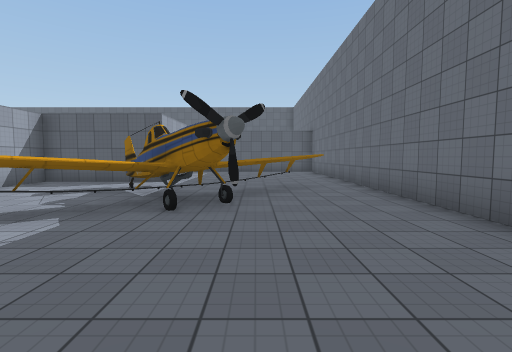
[1] (above)

15 first-person views from a walk through a 3-D level made in the Unity game engine. The camera is 1.5 m above the floor, tilts 4° down and sees 85° across. The floor is counted in squares, 2 m on a side. Each view is taken from the middle of a square. On the plan, view 1 faces up. The plan holds only what a view shows up to about 10 squares ahead; the rest is blank. The place goes on beyond the plan. The player is left out. Some surface patterns are stand-ins.

[2]
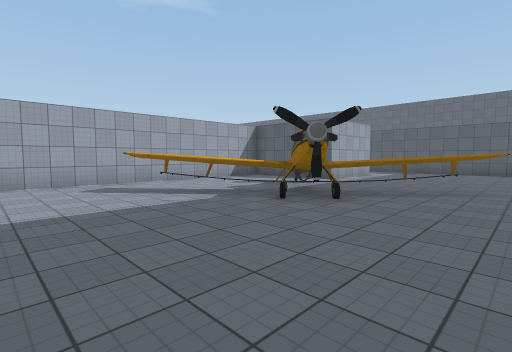

[3]
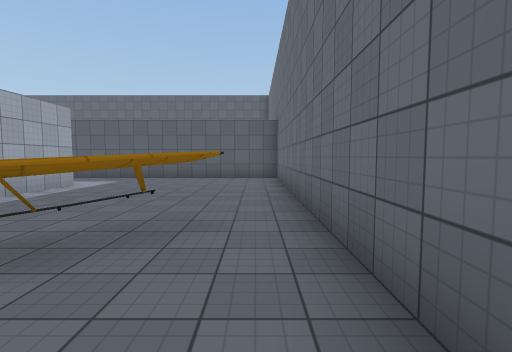

[4]
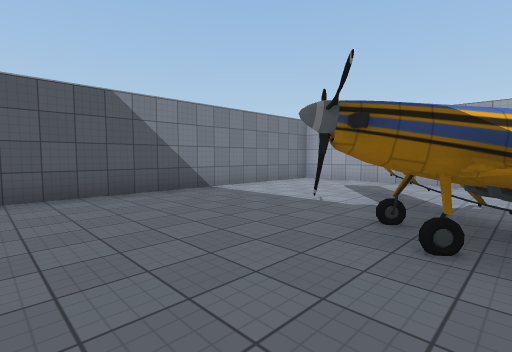

[5]
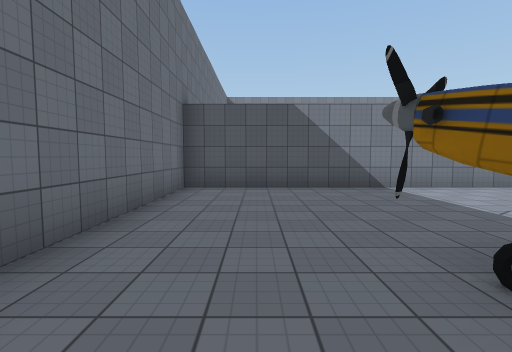

[6]
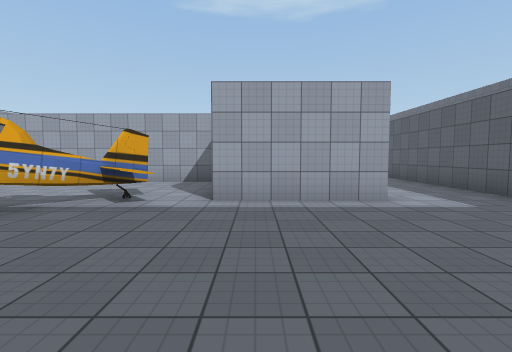

[7]
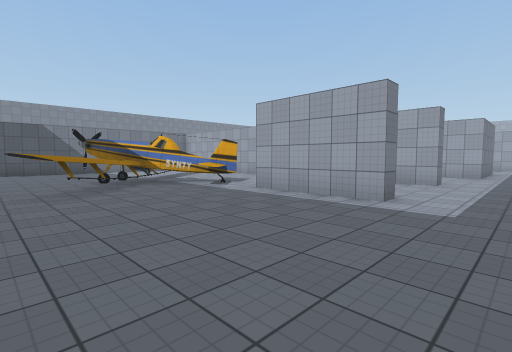

[8]
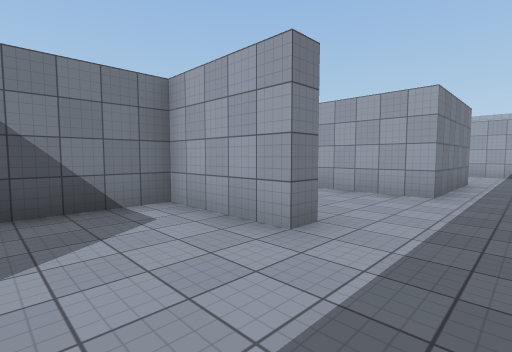

[9]
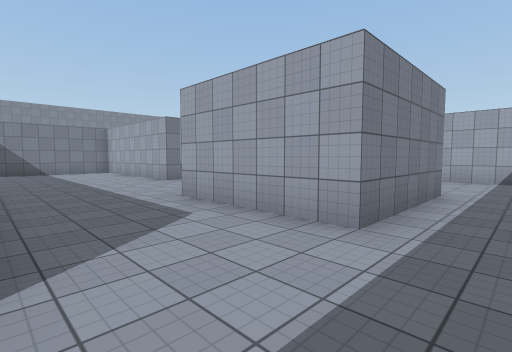

[10]
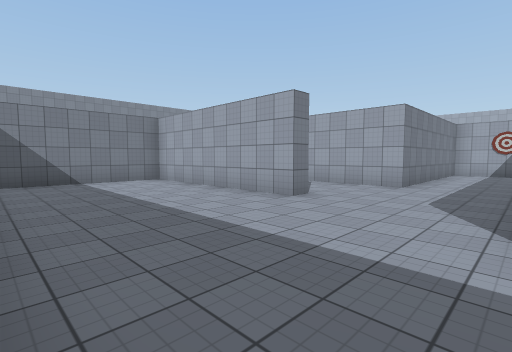

[11]
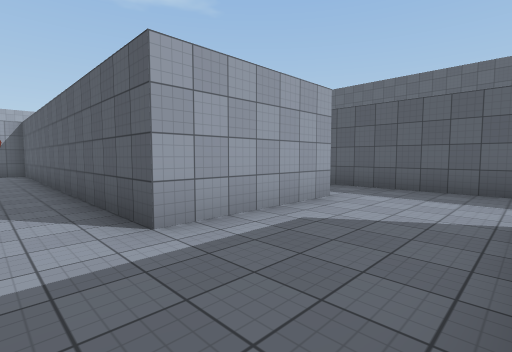

[12]
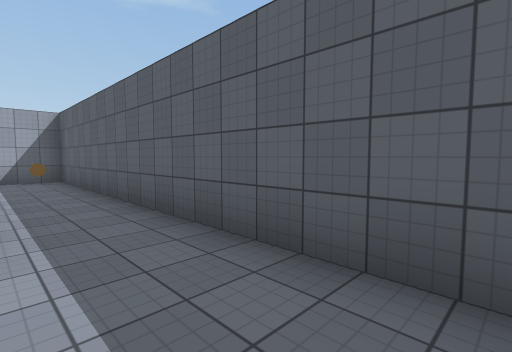

[13]
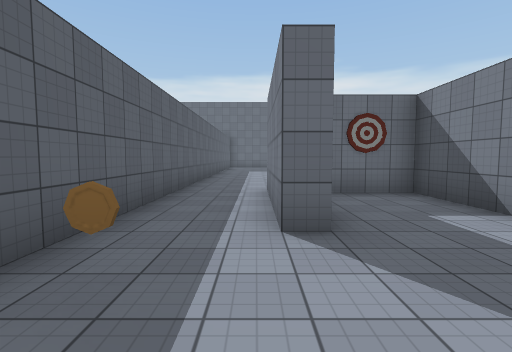

[14]
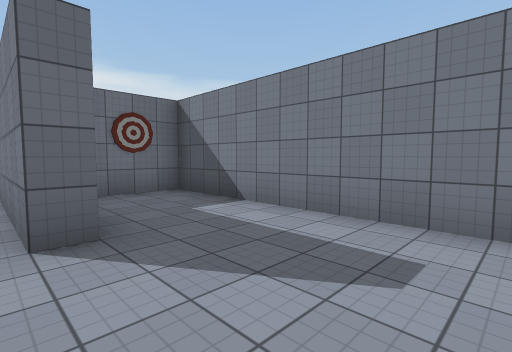

[15]
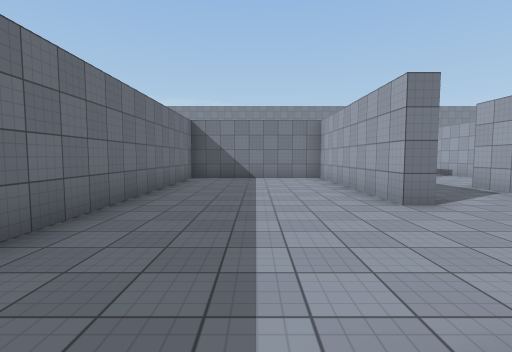

### Floor plan
Key: @ floor where view 1 was taken; # wall or solid block; . floor; ^ raised ledge; W wheel; O other object.
Columns run from 20 left of view 1 to 3 right of it. Each row starts with its distance up from view 1.
 14    ##### ###############
 13    #..O................#
 12    #...####............#
 11    #......#...#..#.....#
 10    #......#...#..#.....#
  9 ###########...####.....#
  8 #.............#........#
  7 #.............#..^^..^.#
  6 #######.......#..^#.^..#
  5       #.......#...##W..#
  4       #..#....#..^^#...#
  3       #. #....#.^^.....#
  2       .. #....#........#
  1      ..  #....#........#
  0     ..   #....#.....@..#
 -1    #.    #### ##########

Where each view was taken, in squares from view 1:
view 1: 0 up, 0 right, facing up
view 2: 0 up, 2 right, facing up-left
view 3: 4 up, 2 right, facing up
view 4: 5 up, 2 right, facing down-left
view 5: 6 up, 1 right, facing down
view 6: 9 up, 2 right, facing left
view 7: 13 up, 2 right, facing down-left
view 8: 13 up, 4 left, facing down-left
view 9: 13 up, 7 left, facing down-left
view 10: 8 up, 7 left, facing down-left
view 11: 7 up, 7 left, facing up-left
view 12: 12 up, 7 left, facing up-left
view 13: 12 up, 16 left, facing right
view 14: 12 up, 16 left, facing down-right
view 15: 9 up, 9 left, facing down
